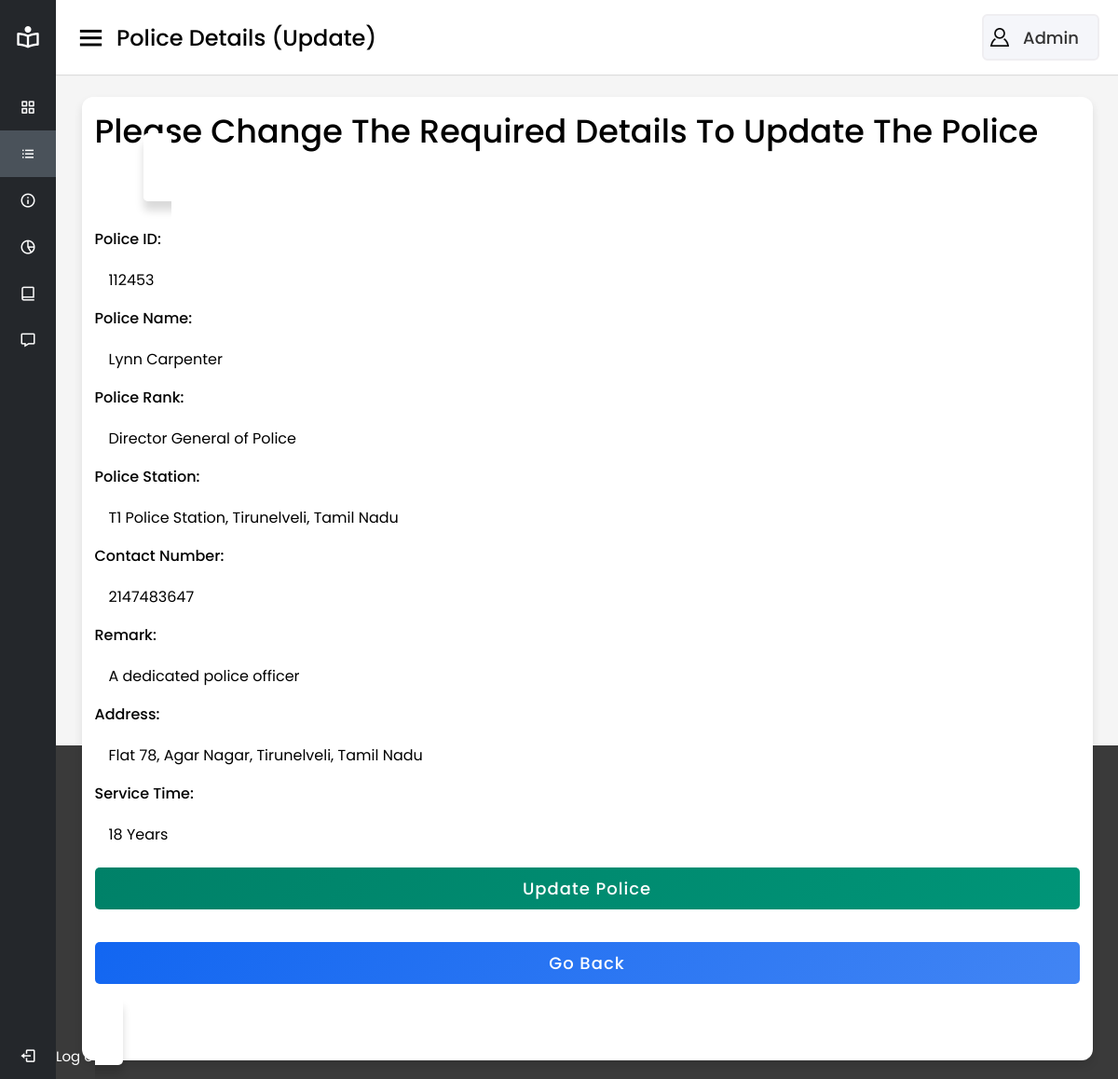
/Criminal-Record-Management-System-main/admin/policeupdate.php?id=112453, run on the app's committed database.
### tables this page shows
CREATE TABLE `police` (
  `Poid` bigint(6) NOT NULL,
  `Poname` varchar(30) NOT NULL,
  `porank` varchar(100) NOT NULL,
  `policestation` varchar(100) NOT NULL,
  `contact` bigint(10) NOT NULL,
  `remark` varchar(100) NOT NULL,
  `address` varchar(150) NOT NULL,
  `service_yrs` varchar(20) NOT NULL,
  `image` varchar(2048) NOT NULL
);

### Criminal-Record-Management-System-main/admin/policeupdate.php (the view, shortened to what this page needs)
<?php
require 'db_connect.php';
$poli_id = $_GET['id'] ?? null;
if (isset($_GET['id'])) {
    $poli_id = $_GET['id'];
    $sql = "SELECT * FROM `police` WHERE `Poid` = $poli_id";
    $result = $conn->query($sql);
    if ($result->num_rows > 0) {
        while ($pis = $result->fetch_assoc()) {
            $poli_name = $pis['Poname'];
            $poli_rank = $pis['porank'];
            $poli_station = $pis['policestation'];
            $contct = $pis['contact'];
            $rmek = $pis['remark'];
            $addrss = $pis['address'];
            $s_yrs = $pis['service_yrs'];
        }
    }
}
?>
<!DOCTYPE html>
<html lang="en" dir="ltr">
<head>
    <link rel="stylesheet" href="style.css">
    <link href='https://unpkg.com/boxicons@2.0.7/css/boxicons.min.css' rel='stylesheet'>
    <link rel="stylesheet" href="css/form.css">
</head>
<body>
    <div class="sidebar">
        <div class="logo-details">
            <i class='bx bx-book-reader'></i>
            <span class="logo_name">CRMS</span>
        </div>
        <ul class="nav-links">
            <li>
                <a href="dashboard.html">
                    <i class='bx bx-grid-alt'></i>
                    <span class="links_name">Dashboard</span>
                </a>
            </li>
            <li>
                <a href="police.php" class="active">
                    <i class='bx bx-list-ul'></i>
                    <span class="links_name">Police Details</span>
                </a>
            </li>
            <li>
                <a href="criminal.php">
                    <i class='bx bx-info-circle'></i>
                    <span class="links_name">Criminal Details</span>
                </a>
            </li>
            <li>
                <a href="crime.php">
                    <i class='bx bx-pie-chart-alt-2'></i>
                    <span class="links_name">Crime Details</span>
                </a>
            </li>
            <li>
                <a href="fir.php">
                    <i class='bx bx-book-alt'></i>
                    <span class="links_name">FIR</span>
                </a>
            </li>
            <li>
                <a href="queries.php">
                    <i class='bx bx-message'></i>
                    <span class="links_name">Queries</span>
                </a>
            </li>
            <li class="log_out">
                <a href="login.php">
                    <i class='bx bx-log-out'></i>
                    <span class="links_name">Log out</span>
                </a>
            </li>
        </ul>
    </div>
    <section class="home-section">
        <nav>
            <div class="sidebar-button">
                <i class='bx bx-menu sidebarBtn'></i>
                <span class="dashboard">Police Details (Update)</span>
            </div>
            <div class="profile-details">
                <img src="images\profile.png" alt="user_image">
                <span class="admin_name">Admin</span>
            </div>
        </nav>
        <div class="home-content">
            <div class="overview-boxes">
                <div class="box">
                    <div class="right-side">
                        <div class="number">Please Change The Required Details To Update The Police</div>
                        <div class="container">
                            <div class="content">
                                <form method="POST">
                                    <div class="user-details">
                                        <div class="input-box">
                                            <span class="details"><label for="poid">Police ID:</label></span>
                                            <input type="number" placeholder="Enter the ID of the Police Officer" name="pid" id="poid" pattern="[0-9]{6}" value="<?php echo $poli_id ?>" required>
                                        </div>
                                        <div class="input-box">
                                            <span class="details"><label for="Name">Police Name:</label></span>
                                            <input type="text" placeholder="Enter the Name of the Police Officer" name="Name" id="Name" value="<?php echo $poli_name ?>" required>
                                        </div>
                                        <div class="input-box">
                                            <span class="details"><label for="Rank">Police Rank:</label></span>
                                            <input type="text" placeholder="Enter the Rank of the Police Officer" name="Rank" id="Rank" value="<?php echo $poli_rank ?>" required>
                                        </div>
                                        <div class="input-box">
                                            <span class="details"><label for="Pstation">Police Station:</label></span>
                                            <input type="text" placeholder="Enter the name of the Police Station where the Police Officer is Working" name="Pstation" id="Pstation" value="<?php echo $poli_station ?>" required>
                                        </div>
                                        <div class="input-box">
                                            <span class="details"><label for="Contact">Contact Number:</label></span>
                                            <input type="number" placeholder="Enter the Contact Number of the Police Officer" name="Contact" id="Contact" pattern="[0-9]{10}" value="<?php echo $contct ?>" required>
                                        </div>
                                        <div class="input-box">
                                            <span class="details"> <label for="Remark">Remark:</label></span>
                                            <input type="text" placeholder="Enter the Remark of the Police Officer" name="Remark" id="Remark" value="<?php echo $rmek ?>" required>
                                        </div>
                                        <div class="input-box">
                                            <span class="details"><label for="Adress">Address:</label></span>
                                            <input type="text" placeholder="Enter the Address of the Police Officer" name="Adress" id="Adress" value="<?php echo $addrss ?>" required>
                                        </div>
                                        <div class="input-box">
                                            <span class="details"><label for="Serviceyrs">Service Time:</label></span>
                                            <input type="text" placeholder="Enter the Service Time of the Police Officer" name="Serviceyrs" id="Serviceyrs" value="<?php echo $s_yrs ?>" required>
                                        </div>
                                    </div>
                                    <div class="add">
                                        <button name="update">Update Police</button>
                                    </div>
                                    <div class="goback">
                                        <a href="police.php"><input type="button" onclick="" value="Go Back"></a>
                                    </div>
                                </form>
                            </div>
                        </div>
                    </div>
                </div>
            </div>
        </div>
    </section>
</body>
</html>

### Criminal-Record-Management-System-main/style.css (style rules this page uses)
* { margin: 0; padding: 0; box-sizing: border-box; font-family: 'Poppins', sans-serif; }
body { background-color: rgb(212, 232, 238); }
html, body { display: grid; height: 100vh; width: 100%; background: #3a3a3a; }
.box { width: 100%; display: flex; flex-direction: row; justify-content: space-evenly; }
.container { display: inline; background: #fff; max-width: 350px; width: 100%; padding: 25px 30px; border-radius: 5px; box-shadow: 0 10px 10px rgba(0, 0, 0, 0.15); margin: 0% 5%; }
.container form .input-box { width: 100%; height: 45px; margin-top: 25px; position: relative; }
.container form .input-box input { width: 100%; height: 100%; outline: none; font-size: 16px; border: none; }

### data on the page
police: Name "Lynn Carpenter", Rank "Director General of Police", Pstation "T1 Police Station, Tirunelveli, Tamil Nadu", Contact "2147483647", Remark "A dedicated police officer", Adress "Flat 78, Agar Nagar, Tirunelveli, Tamil Nadu", Serviceyrs "18 Years"
